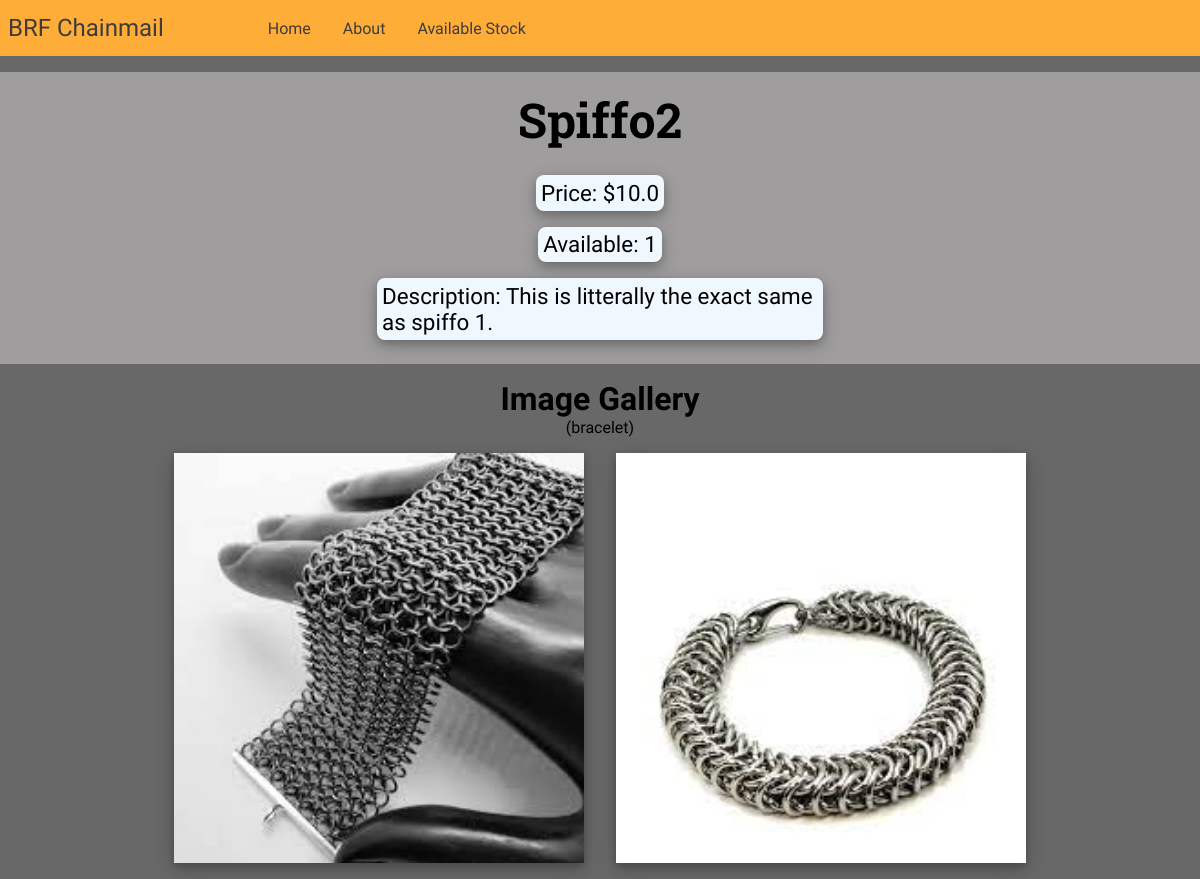
/stock/item/3/, run on the app's committed database.
### bracelets/models.py (models this page shows, shortened)
class Item(models.Model):
    BRACELET = 'br'
    EARING = 'er'
    OTHER = 'ot'
    TYPE_CHOICES = [
        (BRACELET, 'bracelet'),
        (EARING, 'earing'),
        (OTHER, 'other')
    ]
    title = models.CharField(max_length=200, null=True)
    item_type = models.CharField(max_length=2, choices=TYPE_CHOICES, default=OTHER)
    description = models.TextField(max_length=200, null=True, blank=True)
    price = models.FloatField(default=0.0)
    available = models.IntegerField(default=1)

class ItemImage(models.Model):
    item = models.ForeignKey(Item, related_name='images', on_delete=models.CASCADE)
    image = models.ImageField(upload_to='bracelets',null=True)

### bracelets/views.py (the view)
# urls.py: path('stock/item/<int:pk>/', ItemDetailView.as_view(), name='detail')
class ItemDetailView(DetailView):
    model = Item
    template_name = 'item_detail.html'

### templates/item_detail.html (shortened to what this page needs)
{% extends 'base.html' %}
{% block content %}
<div class="top-info">
    <div id="main-info">
        <h1>{{ object.title }}</h1>
        <div id="below-title-info">
            <section>
                <p style="margin: 1vh 0; font-size: 1.4rem;">Price: ${{ object.price }}</p>
                <p style="margin: 1vh 0; font-size: 1.4rem;">Available: {{ object.available }}</p>
                {% if object.description %}
                    <p style="margin: 1vh 0; font-size: 1.4rem;" class="description">
                        Description:
                        {{ object.description }}</p>
                {% endif %}
            </section>
        </div>
    </div>
</div>
<div class="image-gallery-container">
    <h1>Image Gallery</h1>
    <p >({{ object.get_item_type_display }})</p>
    <div class="image-gallery">
        {% for imageobj in object.images.all %}
            <img src="{{ imageobj.image.url }}" class="gallery-image">
        {% endfor %}
    </div>
</div>
{% endblock content %}

### static/css/base.css (style rules this page uses)
* { box-sizing: border-box; margin: 0; padding: 0; font-family: 'Sora'; }
body { background: rgb(104, 104, 104); }
.top-info { display: flex; flex-wrap: nowrap; flex-direction: column; align-items: center; margin: 2vh 0; padding: 1rem; background-color: rgb(214, 209, 209, .5);; }
.top-info h1 { font-size: 3rem; font-family: 'Roboto Slab', serif; }
#below-title-info { margin-top: 2vh; align-self: center; }
#below-title-info section p { padding: .3rem; background-color: aliceblue; border-radius: .5rem; box-shadow: 0 4px 8px 0 rgba(0, 0, 0, 0.2), 0 6px 20px 0 rgba(0, 0, 0, 0.19); }
#below-title-info section { display: flex; flex-direction: column; flex-wrap: nowrap; align-items: center; }
#main-info { display: flex; flex-direction: column; flex-wrap: nowrap; }
#main-info h1 { align-self: center; }
.image-gallery-container { display: flex; flex-direction: column; flex-wrap: wrap; align-items: center; }
.image-gallery { width: 80%; display: flex; flex-wrap: wrap; justify-content: center; }
.gallery-image { width: 38%; margin: 1rem; height: auto; align-self: flex-start; box-shadow: 0 4px 8px 0 rgba(0, 0, 0, 0.2), 0 6px 20px 0 rgba(0, 0, 0, 0.19); }
.description { max-width: 80%; }
@media (max-width: 1300px) { .image-gallery { width: 90%; } }

### data on the page
Item: title "Spiffo2", price "10.0", available "1", description "This is litterally the exact same as spiffo 1.", item_type "bracelet"
ItemImage: image (picture)
ItemImage: image (picture)
